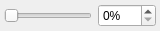
<?xml version="1.0" encoding="UTF-8"?>
<ui version="4.0">
 <class>WidgetExplodeAssembly</class>
 <widget class="QWidget" name="WidgetExplodeAssembly">
  <property name="geometry">
   <rect>
    <x>0</x>
    <y>0</y>
    <width>160</width>
    <height>30</height>
   </rect>
  </property>
  <property name="windowTitle">
   <string>Form</string>
  </property>
  <layout class="QHBoxLayout" name="horizontalLayout">
   <property name="leftMargin">
    <number>4</number>
   </property>
   <property name="topMargin">
    <number>4</number>
   </property>
   <property name="rightMargin">
    <number>4</number>
   </property>
   <property name="bottomMargin">
    <number>4</number>
   </property>
   <item>
    <widget class="QSlider" name="slider_Factor">
     <property name="maximum">
      <number>100</number>
     </property>
     <property name="orientation">
      <enum>Qt::Horizontal</enum>
     </property>
    </widget>
   </item>
   <item>
    <widget class="QSpinBox" name="edit_Factor">
     <property name="suffix">
      <string>%</string>
     </property>
     <property name="maximum">
      <number>100</number>
     </property>
    </widget>
   </item>
  </layout>
 </widget>
 <resources/>
 <connections/>
</ui>
